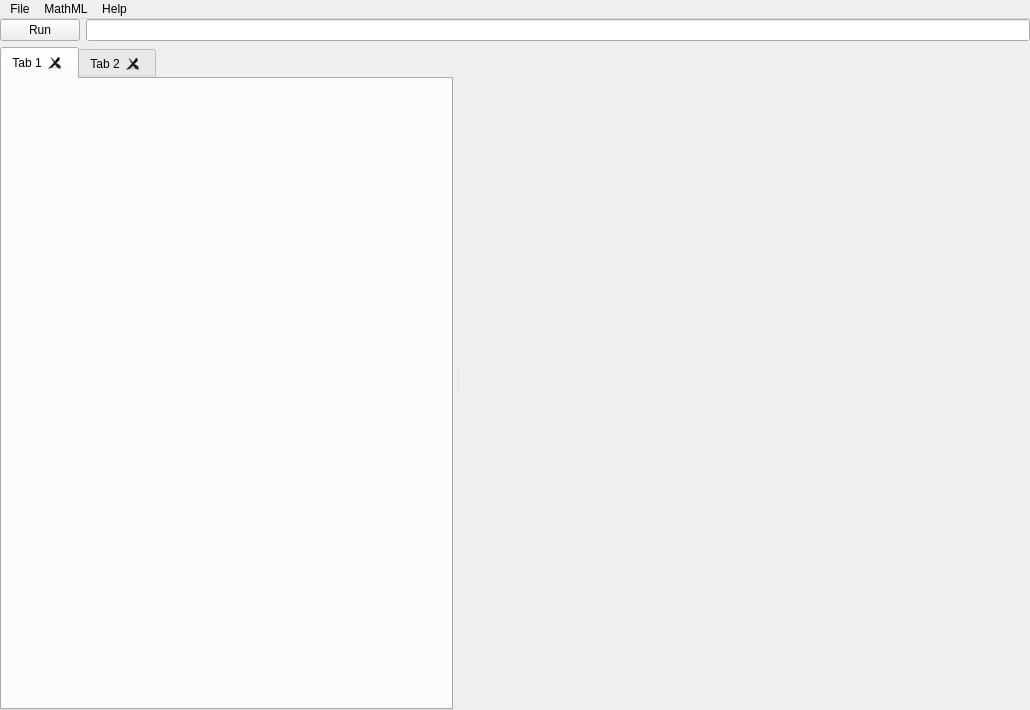
<?xml version="1.0" encoding="UTF-8"?>
<ui version="4.0">
 <class>MathLibraryDev</class>
 <widget class="QMainWindow" name="MathLibraryDev">
  <property name="geometry">
   <rect>
    <x>0</x>
    <y>0</y>
    <width>1030</width>
    <height>710</height>
   </rect>
  </property>
  <property name="windowTitle">
   <string>Math Library Development Environment</string>
  </property>
  <property name="windowIcon">
   <iconset resource="resource.qrc">
    <normaloff>:/all/icons/CAR_About.png</normaloff>:/all/icons/CAR_About.png</iconset>
  </property>
  <widget class="QWidget" name="centralwidget">
   <layout class="QVBoxLayout" name="verticalLayout" stretch="0,1">
    <property name="spacing">
     <number>6</number>
    </property>
    <property name="margin">
     <number>0</number>
    </property>
    <item>
     <layout class="QHBoxLayout" name="horizontalLayout">
      <item>
       <widget class="QPushButton" name="runButton">
        <property name="text">
         <string>Run</string>
        </property>
       </widget>
      </item>
      <item>
       <widget class="QLineEdit" name="proseOutput"/>
      </item>
     </layout>
    </item>
    <item>
     <widget class="QSplitter" name="splitter">
      <property name="orientation">
       <enum>Qt::Horizontal</enum>
      </property>
      <property name="handleWidth">
       <number>10</number>
      </property>
      <widget class="QTabWidget" name="libraryTabs">
       <property name="currentIndex">
        <number>0</number>
       </property>
       <property name="tabsClosable">
        <bool>true</bool>
       </property>
       <property name="movable">
        <bool>true</bool>
       </property>
       <widget class="QWidget" name="tab">
        <attribute name="title">
         <string>Tab 1</string>
        </attribute>
       </widget>
       <widget class="QWidget" name="tab_2">
        <attribute name="title">
         <string>Tab 2</string>
        </attribute>
       </widget>
      </widget>
      <widget class="MathMLEditor" name="mathmlEditor" native="true">
       <property name="minimumSize">
        <size>
         <width>200</width>
         <height>200</height>
        </size>
       </property>
      </widget>
     </widget>
    </item>
   </layout>
  </widget>
  <widget class="QMenuBar" name="menubar">
   <property name="geometry">
    <rect>
     <x>0</x>
     <y>0</y>
     <width>1030</width>
     <height>21</height>
    </rect>
   </property>
   <widget class="QMenu" name="menuFile">
    <property name="title">
     <string>File</string>
    </property>
    <widget class="QMenu" name="menuInstalled_Libraries">
     <property name="title">
      <string>Open Library</string>
     </property>
     <addaction name="actionThings"/>
    </widget>
    <addaction name="actionNew_Library"/>
    <addaction name="separator"/>
    <addaction name="menuInstalled_Libraries"/>
    <addaction name="actionOpen_Library"/>
    <addaction name="separator"/>
    <addaction name="actionNew_Pattern"/>
    <addaction name="actionOpen_Pattern"/>
    <addaction name="separator"/>
    <addaction name="actionSave"/>
    <addaction name="actionExport"/>
   </widget>
   <widget class="QMenu" name="menuMathML">
    <property name="title">
     <string>MathML</string>
    </property>
    <addaction name="actionFrom_Clipboard"/>
   </widget>
   <widget class="QMenu" name="menuHelp">
    <property name="title">
     <string>Help</string>
    </property>
    <addaction name="actionContents"/>
   </widget>
   <addaction name="menuFile"/>
   <addaction name="menuMathML"/>
   <addaction name="menuHelp"/>
  </widget>
  <action name="actionNew_Library">
   <property name="text">
    <string>New Library</string>
   </property>
   <property name="shortcut">
    <string>Ctrl+Shift+N</string>
   </property>
  </action>
  <action name="actionOpen_Library">
   <property name="text">
    <string>Open Library From File</string>
   </property>
   <property name="shortcut">
    <string>Ctrl+Shift+O</string>
   </property>
  </action>
  <action name="actionNew_Pattern">
   <property name="text">
    <string>New Pattern</string>
   </property>
   <property name="shortcut">
    <string>Ctrl+N</string>
   </property>
  </action>
  <action name="actionOpen_Pattern">
   <property name="text">
    <string>Open Pattern</string>
   </property>
   <property name="shortcut">
    <string>Ctrl+O</string>
   </property>
  </action>
  <action name="actionSave">
   <property name="text">
    <string>Save</string>
   </property>
   <property name="shortcut">
    <string>Ctrl+S</string>
   </property>
  </action>
  <action name="actionSave_As">
   <property name="text">
    <string>Save As...</string>
   </property>
   <property name="shortcut">
    <string>Ctrl+Shift+S</string>
   </property>
  </action>
  <action name="actionQuit">
   <property name="text">
    <string>Quit</string>
   </property>
  </action>
  <action name="actionFrom_Clipboard">
   <property name="text">
    <string>From Clipboard</string>
   </property>
   <property name="shortcut">
    <string>Ctrl+Shift+V</string>
   </property>
  </action>
  <action name="actionThings">
   <property name="text">
    <string>Things</string>
   </property>
  </action>
  <action name="actionExport">
   <property name="text">
    <string>Export...</string>
   </property>
  </action>
  <action name="actionContents">
   <property name="text">
    <string>Guide</string>
   </property>
  </action>
 </widget>
 <customwidgets>
  <customwidget>
   <class>MathMLEditor</class>
   <extends>QWidget</extends>
   <header>car/gui/mathml_editor</header>
   <container>1</container>
  </customwidget>
 </customwidgets>
 <resources>
  <include location="resource.qrc"/>
 </resources>
 <connections/>
</ui>
